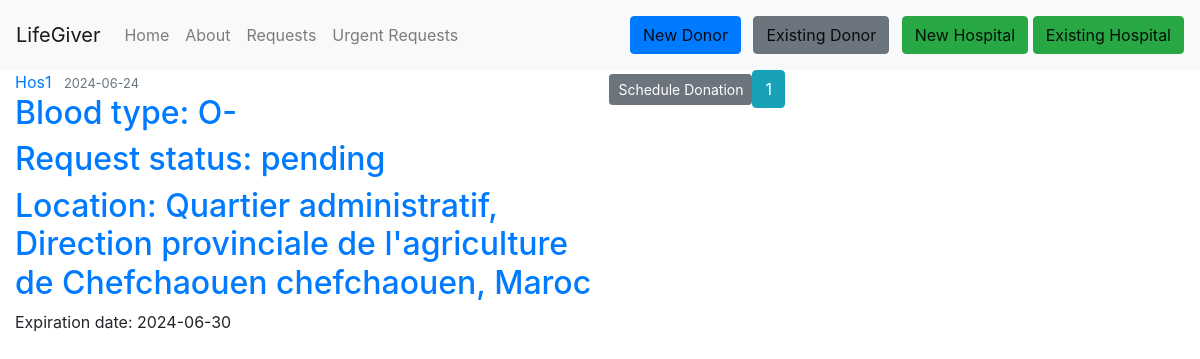
The app's page /requests with its own data.
### Lifegiver_test/lifegiver/models.py (models this page shows, shortened)
class DonationRequest(db.Model):
    id = db.Column(db.Integer, primary_key=True)
    hospital_id = db.Column(db.Integer, db.ForeignKey('hospital.id'), nullable=False)
    blood_type = db.Column(db.Enum('O-', 'O+', 'A-', 'A+', 'B-', 'B+', 'AB-', 'AB+'), nullable=False)
    request_date = db.Column(db.DateTime, nullable=False, default=datetime.now)
    status = db.Column(db.Enum('pending', 'fulfilled', 'failed'), nullable=False)
    expiration_date = db.Column(db.DateTime, nullable=False, default=lambda: datetime.now() + timedelta(days=90))
    request_donations = db.relationship('UserDonation', backref='donation_request', lazy=True)

class Hospital(db.Model, UserMixin):
    __tablename__ = 'hospital'
    id = db.Column(db.Integer, primary_key=True)
    name = db.Column(db.String(225), nullable=False)
    image_file = db.Column(db.String(20), nullable=False, default='default1.png')
    street = db.Column(db.String(500), nullable=True)
    city = db.Column(db.String(100), nullable=True)
    province = db.Column(db.String(100), nullable=True)
    zip_code = db.Column(db.String(45), nullable=True)
    country = db.Column(db.String(100), nullable=True)
    phone_number = db.Column(db.String(45), nullable=False)
    email = db.Column(db.String(125), unique=True, nullable=False)
    password = db.Column(db.String(60), nullable=False)
    barcode = db.Column(db.String(100), unique=True, nullable=False)
    hospital_donations = db.relationship('UserDonation', backref='hospital_donation', lazy=True)
    hospital_requests = db.relationship('DonationRequest', backref='hospital_request', lazy=True)
    urgent_requests = db.relationship('UrgentRequest', backref='hospital_urgent_request', lazy=True)

### Lifegiver_test/lifegiver/route.py (the view)
@app.route('/requests', methods=['POST', 'GET'], strict_slashes=False)
def requests():
    page = request.args.get('page', 1, type=int)
    requests = DonationRequest.query.order_by(DonationRequest.request_date.desc()).paginate(page=page, per_page=5) # inteade of using .all() we gonna change it to .paginate() to get 10 requests per page
    return render_template('requests.html', title='Donation Requests page', requests=requests)

### Lifegiver_test/lifegiver/templates/requests.html
{% extends "layout.html" %}
{% block content %}
    {% for request in requests.items %}
        <article class="media content-section">
          <div class="media-body">
            <div class="article-metadata">
              <a class="mr-2" href="{{ url_for('hospital_requests', name=request.hospital_request.name) }}">{{ request.hospital_request.name }}</a>
              <small class="text-muted">{{ request.request_date.strftime('%Y-%m-%d') }}</small>
            </div>
            <h2><a class="article-title" href="{{ url_for('don_request', don_request_id=request.id) }}">{{ 'Blood type: ' ~ request.blood_type }}</a></h2>
            <h2><a class="article-title" href="#">{{ 'Request status: ' ~ request.status }}</a></h2>
            <h2><a class="article-title" href="#">{{ 'Location: ' ~ request.hospital_request.street ~ ' ' ~ request.hospital_request.city ~ ', ' ~ request.hospital_request.country }}</a></h2>
            <p class="article-content">{{ 'Expiration date: ' ~ request.expiration_date.strftime('%Y-%m-%d') }}</p>
          </div>
          <div>
            <a class="btn btn-secondary btn-sm mt-1 mb-1" href="{{ url_for('schedule_donation', don_request_id=request.id) }}">Schedule Donation</a>
          </div>
    {% endfor %}
    {% for page_num in requests.iter_pages(left_edge=1, right_edge=1, left_current=1, right_current=1) %}
      {% if page_num %}
        {% if requests.page == page_num %}
          <a class="btn btn-info mb-4" href="{{ url_for('requests', page=page_num) }}">{{ page_num }}</a>
        {% else %}
          <a class="btn btn-outline-info mb-4" href="{{ url_for('requests', page=page_num) }}">{{ page_num }}</a>
        {% endif %}
      {% else %}
        ...
      {% endif %}
    {% endfor %}
{% endblock content %}

### records on screen
DonationRequest: hospital_request.name "Hos1", request_date "2024-06-24", blood_type "Blood type: O-", status "Request status: pending", expiration_date "Expiration date: 2024-06-30"
Hospital: street+city+country "Location: Quartier administratif, Direction provinciale de l'agriculture de Chefchaouen chefchaouen, Maroc"

### other values on screen
{{ page_num }} "1"
